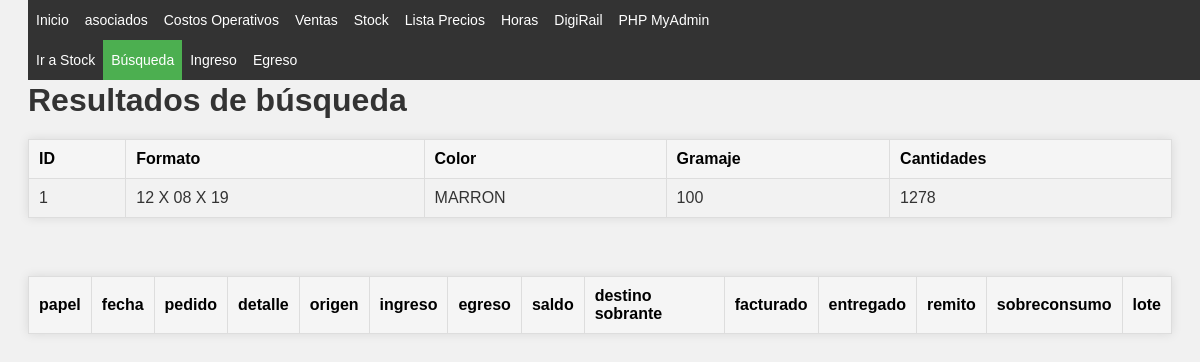
Before: /Stock/busqueda.php?ID_formato=1 with the older database file.
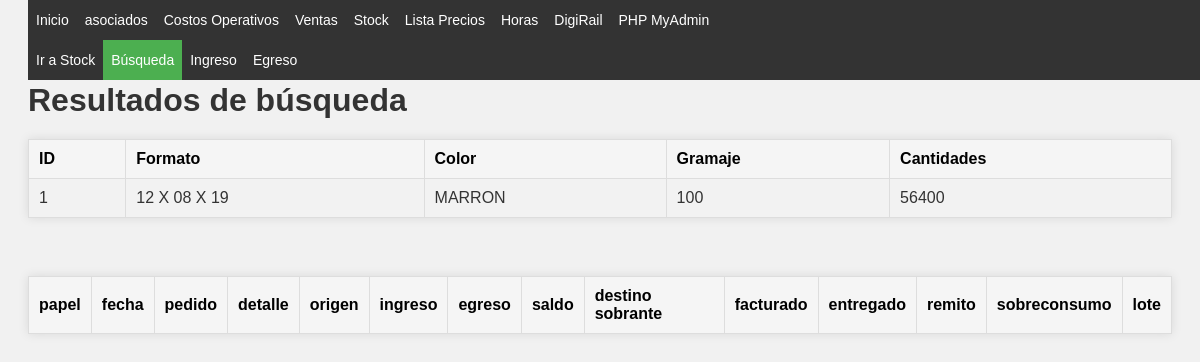
After: the same page with the newer database file.
### tables this page shows
CREATE TABLE `tabla_1` (
  `ID_formato` int(11) NOT NULL,
  `formato` varchar(14) NOT NULL,
  `color` varchar(11) NOT NULL,
  `gramaje` int(11) NOT NULL,
  `cantidades` int(11) NOT NULL,
  `manijas` bit(1) NOT NULL
);

### Stock/busqueda.php (the view, shortened to what this page needs)
<?php
require "../includes/header.php";
require_once 'conn.php';
$ID_formato = intval($_GET['ID_formato']);
$query1 = "SELECT * FROM tabla_1 WHERE ID_formato = $ID_formato ";
$result1 = mysqli_query($conn, $query1);
?>
<!DOCTYPE html>
<html>
<head>
    <link rel="stylesheet" href="../CSS/style.css">
</head>
<body>
    <div class='topnav2'>
    <ul>
        <li class="<?php echo (basename($_SERVER['PHP_SELF']) == '../stock.php')       ? 'active' : ''; ?>">   <a href='../stock.php'                                             >Ir a Stock    </a></li>
        <li class="<?php echo (basename($_SERVER['PHP_SELF']) == 'busqueda.php')    ? 'active' : ''; ?>">   <a href='busqueda.php?ID_formato=   <?php echo $ID_formato;?>'  >Búsqueda       </a></li>
        <li class="<?php echo (basename($_SERVER['PHP_SELF']) == 'ingreso.php')     ? 'active' : ''; ?>">   <a href='ingreso.php?ID_formato=    <?php echo $ID_formato;?>'  >Ingreso        </a></li>
        <li class="<?php echo (basename($_SERVER['PHP_SELF']) == 'egreso.php')      ? 'active' : ''; ?>">   <a href='egreso.php?ID_formato=     <?php echo $ID_formato;?>'  >Egreso         </a></li>
    </ul>
</div>
    <h1>Resultados de búsqueda</h1>
    <table>
        <tr>
            <th>ID</th>
            <th>Formato</th>
            <th>Color</th>
            <th>Gramaje</th>
            <th>Cantidades</th>
        </tr>
        <?php while ($row = mysqli_fetch_assoc($result1)) { ?>
            <tr>
                <td><?php echo $row['ID_formato'];  ?></td>
                <td><?php echo $row['formato'];     ?></td>
                <td><?php echo $row['color'];       ?></td>
                <td><?php echo $row['gramaje'];     ?></td>
                <td><?php echo $row['cantidades'];  ?></td>
            </tr>
        <?php } ?>
    </table>
    <br>
    <table>
        <tr>
            <th>papel   </th>
            <th>fecha   </th>
            <th>pedido  </th>
            <th>detalle </th>
            <th>origen  </th>
            <th>ingreso </th>
            <th>egreso  </th>
            <th>saldo   </th>
            <th>destino	sobrante</th>
            <th>facturado</th>
            <th>entregado</th>
            <th>remito  </th>
            <th>sobreconsumo</th>
            <th>lote    </th>
        </tr>
    </table>
</body>
</html>

Changed rows visible on the page:
changed tabla_1 "MARRON": cantidades "1278" → "56400"
